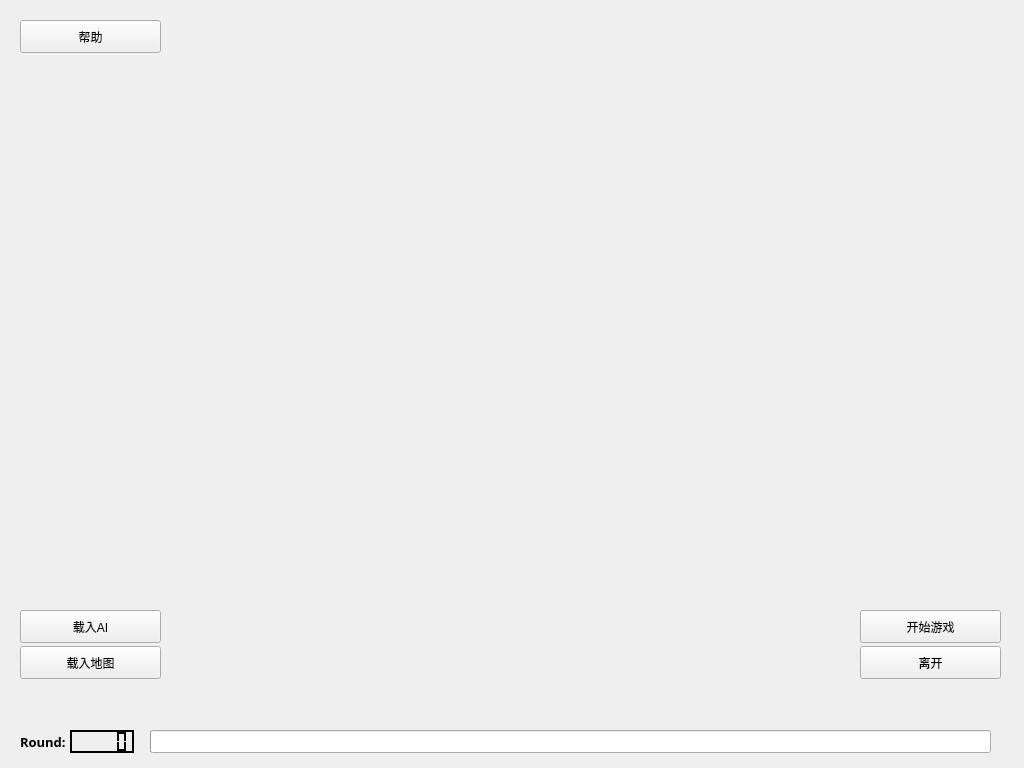
<?xml version="1.0" encoding="UTF-8"?>
<ui version="4.0">
 <class>humanai</class>
 <widget class="QWidget" name="humanai">
  <property name="geometry">
   <rect>
    <x>0</x>
    <y>0</y>
    <width>1024</width>
    <height>768</height>
   </rect>
  </property>
  <property name="windowTitle">
   <string>Form</string>
  </property>
  <widget class="QWidget" name="verticalLayoutWidget_2">
   <property name="geometry">
    <rect>
     <x>0</x>
     <y>170</y>
     <width>181</width>
     <height>381</height>
    </rect>
   </property>
   <layout class="QVBoxLayout" name="Layout_AI1"/>
  </widget>
  <widget class="QWidget" name="verticalLayoutWidget_3">
   <property name="geometry">
    <rect>
     <x>840</x>
     <y>170</y>
     <width>181</width>
     <height>381</height>
    </rect>
   </property>
   <layout class="QVBoxLayout" name="Layout_AI2"/>
  </widget>
  <widget class="QWidget" name="verticalLayoutWidget_4">
   <property name="geometry">
    <rect>
     <x>210</x>
     <y>40</y>
     <width>601</width>
     <height>641</height>
    </rect>
   </property>
   <layout class="QVBoxLayout" name="Layout_display"/>
  </widget>
  <widget class="QLabel" name="AI1Info">
   <property name="geometry">
    <rect>
     <x>0</x>
     <y>120</y>
     <width>181</width>
     <height>51</height>
    </rect>
   </property>
   <property name="font">
    <font>
     <family>黑体</family>
     <pointsize>12</pointsize>
     <weight>75</weight>
     <bold>true</bold>
    </font>
   </property>
   <property name="text">
    <string/>
   </property>
   <property name="alignment">
    <set>Qt::AlignCenter</set>
   </property>
  </widget>
  <widget class="QLabel" name="AI2Info">
   <property name="geometry">
    <rect>
     <x>840</x>
     <y>120</y>
     <width>181</width>
     <height>51</height>
    </rect>
   </property>
   <property name="font">
    <font>
     <family>黑体</family>
     <pointsize>12</pointsize>
     <weight>75</weight>
     <bold>true</bold>
    </font>
   </property>
   <property name="cursor">
    <cursorShape>ArrowCursor</cursorShape>
   </property>
   <property name="text">
    <string/>
   </property>
   <property name="alignment">
    <set>Qt::AlignCenter</set>
   </property>
  </widget>
  <widget class="QLabel" name="flag1">
   <property name="geometry">
    <rect>
     <x>0</x>
     <y>80</y>
     <width>181</width>
     <height>31</height>
    </rect>
   </property>
   <property name="sizePolicy">
    <sizepolicy hsizetype="Preferred" vsizetype="Preferred">
     <horstretch>0</horstretch>
     <verstretch>0</verstretch>
    </sizepolicy>
   </property>
   <property name="font">
    <font>
     <family>黑体</family>
     <pointsize>12</pointsize>
     <weight>75</weight>
     <bold>true</bold>
    </font>
   </property>
   <property name="text">
    <string/>
   </property>
   <property name="textFormat">
    <enum>Qt::RichText</enum>
   </property>
   <property name="alignment">
    <set>Qt::AlignCenter</set>
   </property>
  </widget>
  <widget class="QLabel" name="flag2">
   <property name="geometry">
    <rect>
     <x>840</x>
     <y>80</y>
     <width>181</width>
     <height>31</height>
    </rect>
   </property>
   <property name="font">
    <font>
     <family>黑体</family>
     <pointsize>14</pointsize>
     <weight>75</weight>
     <bold>true</bold>
    </font>
   </property>
   <property name="text">
    <string/>
   </property>
   <property name="alignment">
    <set>Qt::AlignCenter</set>
   </property>
  </widget>
  <widget class="QPushButton" name="Button_help">
   <property name="geometry">
    <rect>
     <x>20</x>
     <y>20</y>
     <width>141</width>
     <height>33</height>
    </rect>
   </property>
   <property name="text">
    <string>帮助</string>
   </property>
  </widget>
  <widget class="QProgressBar" name="progressBar">
   <property name="geometry">
    <rect>
     <x>150</x>
     <y>730</y>
     <width>841</width>
     <height>23</height>
    </rect>
   </property>
   <property name="value">
    <number>0</number>
   </property>
   <property name="format">
    <string/>
   </property>
  </widget>
  <widget class="QLabel" name="label">
   <property name="geometry">
    <rect>
     <x>20</x>
     <y>726</y>
     <width>51</width>
     <height>31</height>
    </rect>
   </property>
   <property name="font">
    <font>
     <family>黑体</family>
     <pointsize>10</pointsize>
     <weight>75</weight>
     <bold>true</bold>
    </font>
   </property>
   <property name="text">
    <string>Round:</string>
   </property>
  </widget>
  <widget class="QLCDNumber" name="lcdNumber_round">
   <property name="geometry">
    <rect>
     <x>70</x>
     <y>730</y>
     <width>64</width>
     <height>23</height>
    </rect>
   </property>
   <property name="palette">
    <palette>
     <active>
      <colorrole role="WindowText">
       <brush brushstyle="SolidPattern">
        <color alpha="255">
         <red>0</red>
         <green>0</green>
         <blue>0</blue>
        </color>
       </brush>
      </colorrole>
      <colorrole role="Button">
       <brush brushstyle="SolidPattern">
        <color alpha="255">
         <red>0</red>
         <green>0</green>
         <blue>0</blue>
        </color>
       </brush>
      </colorrole>
      <colorrole role="Light">
       <brush brushstyle="SolidPattern">
        <color alpha="255">
         <red>0</red>
         <green>0</green>
         <blue>0</blue>
        </color>
       </brush>
      </colorrole>
      <colorrole role="Midlight">
       <brush brushstyle="SolidPattern">
        <color alpha="255">
         <red>0</red>
         <green>0</green>
         <blue>0</blue>
        </color>
       </brush>
      </colorrole>
      <colorrole role="Dark">
       <brush brushstyle="SolidPattern">
        <color alpha="255">
         <red>0</red>
         <green>0</green>
         <blue>0</blue>
        </color>
       </brush>
      </colorrole>
      <colorrole role="Mid">
       <brush brushstyle="SolidPattern">
        <color alpha="255">
         <red>0</red>
         <green>0</green>
         <blue>0</blue>
        </color>
       </brush>
      </colorrole>
      <colorrole role="Text">
       <brush brushstyle="SolidPattern">
        <color alpha="255">
         <red>0</red>
         <green>0</green>
         <blue>0</blue>
        </color>
       </brush>
      </colorrole>
      <colorrole role="BrightText">
       <brush brushstyle="SolidPattern">
        <color alpha="255">
         <red>0</red>
         <green>0</green>
         <blue>0</blue>
        </color>
       </brush>
      </colorrole>
      <colorrole role="ButtonText">
       <brush brushstyle="SolidPattern">
        <color alpha="255">
         <red>0</red>
         <green>0</green>
         <blue>0</blue>
        </color>
       </brush>
      </colorrole>
      <colorrole role="Base">
       <brush brushstyle="SolidPattern">
        <color alpha="255">
         <red>204</red>
         <green>232</green>
         <blue>207</blue>
        </color>
       </brush>
      </colorrole>
      <colorrole role="Window">
       <brush brushstyle="SolidPattern">
        <color alpha="255">
         <red>0</red>
         <green>0</green>
         <blue>0</blue>
        </color>
       </brush>
      </colorrole>
      <colorrole role="Shadow">
       <brush brushstyle="SolidPattern">
        <color alpha="255">
         <red>0</red>
         <green>0</green>
         <blue>0</blue>
        </color>
       </brush>
      </colorrole>
     </active>
     <inactive>
      <colorrole role="WindowText">
       <brush brushstyle="SolidPattern">
        <color alpha="255">
         <red>0</red>
         <green>0</green>
         <blue>0</blue>
        </color>
       </brush>
      </colorrole>
      <colorrole role="Button">
       <brush brushstyle="SolidPattern">
        <color alpha="255">
         <red>0</red>
         <green>0</green>
         <blue>0</blue>
        </color>
       </brush>
      </colorrole>
      <colorrole role="Light">
       <brush brushstyle="SolidPattern">
        <color alpha="255">
         <red>0</red>
         <green>0</green>
         <blue>0</blue>
        </color>
       </brush>
      </colorrole>
      <colorrole role="Midlight">
       <brush brushstyle="SolidPattern">
        <color alpha="255">
         <red>0</red>
         <green>0</green>
         <blue>0</blue>
        </color>
       </brush>
      </colorrole>
      <colorrole role="Dark">
       <brush brushstyle="SolidPattern">
        <color alpha="255">
         <red>0</red>
         <green>0</green>
         <blue>0</blue>
        </color>
       </brush>
      </colorrole>
      <colorrole role="Mid">
       <brush brushstyle="SolidPattern">
        <color alpha="255">
         <red>0</red>
         <green>0</green>
         <blue>0</blue>
        </color>
       </brush>
      </colorrole>
      <colorrole role="Text">
       <brush brushstyle="SolidPattern">
        <color alpha="255">
         <red>0</red>
         <green>0</green>
         <blue>0</blue>
        </color>
       </brush>
      </colorrole>
      <colorrole role="BrightText">
       <brush brushstyle="SolidPattern">
        <color alpha="255">
         <red>0</red>
         <green>0</green>
         <blue>0</blue>
        </color>
       </brush>
      </colorrole>
      <colorrole role="ButtonText">
       <brush brushstyle="SolidPattern">
        <color alpha="255">
         <red>0</red>
         <green>0</green>
         <blue>0</blue>
        </color>
       </brush>
      </colorrole>
      <colorrole role="Base">
       <brush brushstyle="SolidPattern">
        <color alpha="255">
         <red>204</red>
         <green>232</green>
         <blue>207</blue>
        </color>
       </brush>
      </colorrole>
      <colorrole role="Window">
       <brush brushstyle="SolidPattern">
        <color alpha="255">
         <red>0</red>
         <green>0</green>
         <blue>0</blue>
        </color>
       </brush>
      </colorrole>
      <colorrole role="Shadow">
       <brush brushstyle="SolidPattern">
        <color alpha="255">
         <red>0</red>
         <green>0</green>
         <blue>0</blue>
        </color>
       </brush>
      </colorrole>
     </inactive>
     <disabled>
      <colorrole role="WindowText">
       <brush brushstyle="SolidPattern">
        <color alpha="255">
         <red>0</red>
         <green>0</green>
         <blue>0</blue>
        </color>
       </brush>
      </colorrole>
      <colorrole role="Button">
       <brush brushstyle="SolidPattern">
        <color alpha="255">
         <red>0</red>
         <green>0</green>
         <blue>0</blue>
        </color>
       </brush>
      </colorrole>
      <colorrole role="Light">
       <brush brushstyle="SolidPattern">
        <color alpha="255">
         <red>0</red>
         <green>0</green>
         <blue>0</blue>
        </color>
       </brush>
      </colorrole>
      <colorrole role="Midlight">
       <brush brushstyle="SolidPattern">
        <color alpha="255">
         <red>0</red>
         <green>0</green>
         <blue>0</blue>
        </color>
       </brush>
      </colorrole>
      <colorrole role="Dark">
       <brush brushstyle="SolidPattern">
        <color alpha="255">
         <red>0</red>
         <green>0</green>
         <blue>0</blue>
        </color>
       </brush>
      </colorrole>
      <colorrole role="Mid">
       <brush brushstyle="SolidPattern">
        <color alpha="255">
         <red>0</red>
         <green>0</green>
         <blue>0</blue>
        </color>
       </brush>
      </colorrole>
      <colorrole role="Text">
       <brush brushstyle="SolidPattern">
        <color alpha="255">
         <red>0</red>
         <green>0</green>
         <blue>0</blue>
        </color>
       </brush>
      </colorrole>
      <colorrole role="BrightText">
       <brush brushstyle="SolidPattern">
        <color alpha="255">
         <red>0</red>
         <green>0</green>
         <blue>0</blue>
        </color>
       </brush>
      </colorrole>
      <colorrole role="ButtonText">
       <brush brushstyle="SolidPattern">
        <color alpha="255">
         <red>0</red>
         <green>0</green>
         <blue>0</blue>
        </color>
       </brush>
      </colorrole>
      <colorrole role="Base">
       <brush brushstyle="SolidPattern">
        <color alpha="255">
         <red>0</red>
         <green>0</green>
         <blue>0</blue>
        </color>
       </brush>
      </colorrole>
      <colorrole role="Window">
       <brush brushstyle="SolidPattern">
        <color alpha="255">
         <red>0</red>
         <green>0</green>
         <blue>0</blue>
        </color>
       </brush>
      </colorrole>
      <colorrole role="Shadow">
       <brush brushstyle="SolidPattern">
        <color alpha="255">
         <red>0</red>
         <green>0</green>
         <blue>0</blue>
        </color>
       </brush>
      </colorrole>
     </disabled>
    </palette>
   </property>
  </widget>
  <widget class="QPushButton" name="Button_loadMap">
   <property name="geometry">
    <rect>
     <x>20</x>
     <y>646</y>
     <width>141</width>
     <height>33</height>
    </rect>
   </property>
   <property name="sizePolicy">
    <sizepolicy hsizetype="Preferred" vsizetype="Preferred">
     <horstretch>0</horstretch>
     <verstretch>0</verstretch>
    </sizepolicy>
   </property>
   <property name="text">
    <string>载入地图</string>
   </property>
  </widget>
  <widget class="QPushButton" name="Button_start">
   <property name="geometry">
    <rect>
     <x>860</x>
     <y>610</y>
     <width>141</width>
     <height>33</height>
    </rect>
   </property>
   <property name="sizePolicy">
    <sizepolicy hsizetype="Preferred" vsizetype="Preferred">
     <horstretch>0</horstretch>
     <verstretch>0</verstretch>
    </sizepolicy>
   </property>
   <property name="text">
    <string>开始游戏</string>
   </property>
  </widget>
  <widget class="QPushButton" name="Button_back">
   <property name="geometry">
    <rect>
     <x>860</x>
     <y>646</y>
     <width>141</width>
     <height>33</height>
    </rect>
   </property>
   <property name="sizePolicy">
    <sizepolicy hsizetype="Preferred" vsizetype="Preferred">
     <horstretch>0</horstretch>
     <verstretch>0</verstretch>
    </sizepolicy>
   </property>
   <property name="text">
    <string>离开</string>
   </property>
  </widget>
  <widget class="QPushButton" name="Button_loadAI">
   <property name="geometry">
    <rect>
     <x>20</x>
     <y>610</y>
     <width>141</width>
     <height>33</height>
    </rect>
   </property>
   <property name="sizePolicy">
    <sizepolicy hsizetype="Preferred" vsizetype="Preferred">
     <horstretch>0</horstretch>
     <verstretch>0</verstretch>
    </sizepolicy>
   </property>
   <property name="text">
    <string>载入AI</string>
   </property>
  </widget>
 </widget>
 <resources/>
 <connections/>
</ui>
